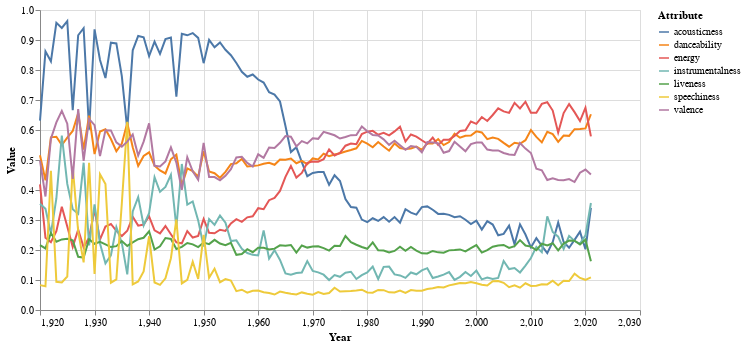

Notebook code cell kept with this figure:
### Code cell
selection = alt.selection_multi(fields=['Attribute'], bind='legend')

alt.Chart(data).mark_line(
).encode(
    x='Year',
    y='Value',
    color='Attribute',
    opacity=alt.condition(selection, alt.value(1), alt.value(0.2))
).add_selection(
    selection
).properties(
    width=600, height=300
)

### Figure 1 — Vega-Lite specification as saved in the notebook (floating-point values rounded to 4 significant figures; data arrays with more than 128 entries replaced by an {"elided": "..."} marker saying what was removed)
{"config": {"view": {"continuousWidth": 400, "continuousHeight": 300}}, "data": {"name": "data-b8aa41fa098b86a0c16d868d7088df3f"}, "mark": "line", "encoding": {"color": {"type": "nominal", "field": "Attribute"}, "opacity": {"condition": {"value": 1, "selection": "selector002"}, "value": 0.2}, "x": {"type": "quantitative", "field": "Year"}, "y": {"type": "quantitative", "field": "Value"}}, "height": 300, "selection": {"selector002": {"type": "multi", "fields": ["Attribute"], "bind": "legend"}}, "width": 600, "$schema": "https://vega.github.io/schema/vega-lite/v4.8.1.json", "datasets": {"data-b8aa41fa098b86a0c16d868d7088df3f": {"elided": "714 records"}}}
